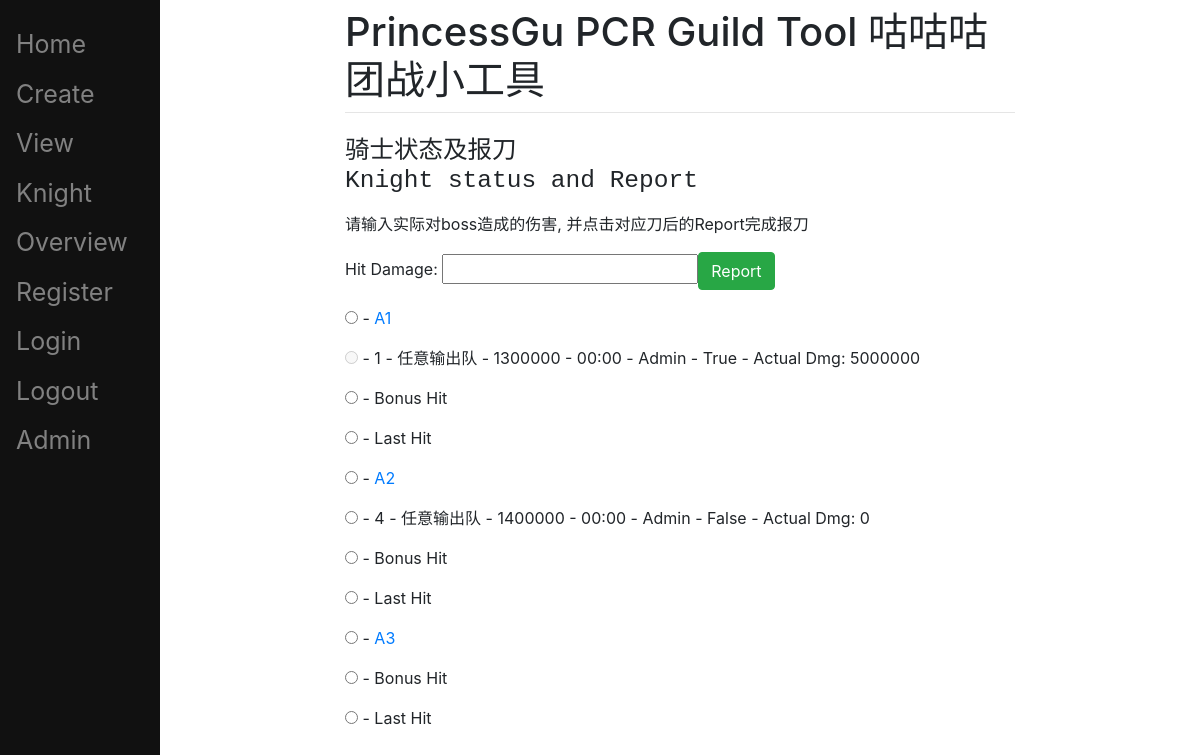
Before: /knight/ (signed in) with the older database file.
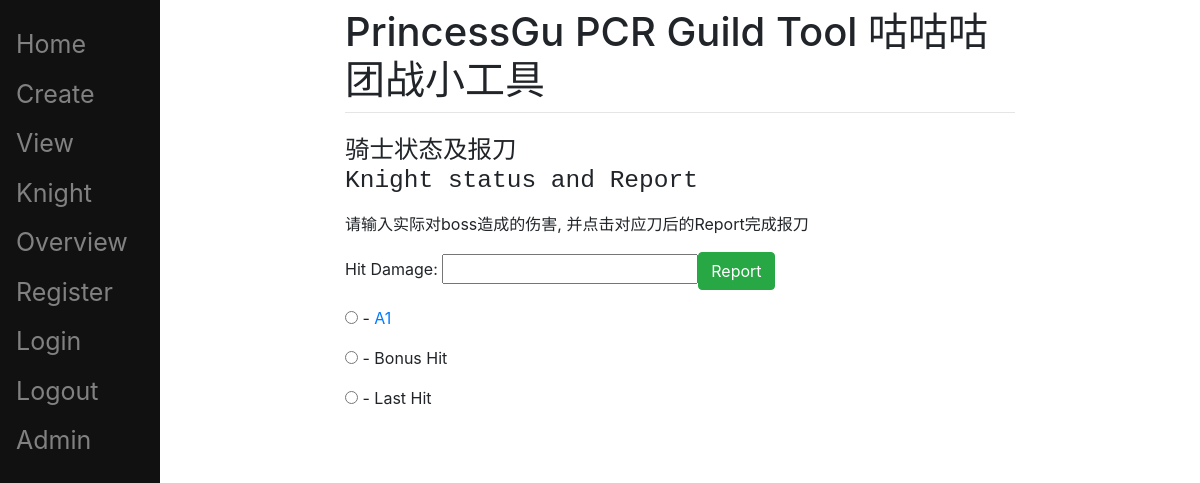
After: the same page with the newer database file.
### main/models.py (models this page shows, shortened)
class ToDoList(models.Model):
    user = models.ForeignKey(User, on_delete=models.CASCADE, related_name="todolist", null=True)
    name = models.CharField(max_length=200)
    required_dmg = models.IntegerField()
    hp = models.IntegerField()
    hp_current = models.IntegerField()

class Item(models.Model):
    todolist = models.ForeignKey(ToDoList, on_delete=models.CASCADE)
    text = models.CharField(max_length=200)
    owner = models.CharField(max_length=200)
    dmg = models.IntegerField()
    time = models.CharField(max_length=200)
    actualDmg = models.IntegerField()
    complete = models.BooleanField()

### main/views.py (the view, shortened to what this page needs)
# urls.py: path("knight/", views.knight, name="knight"),
def knight(response):
    if str(response.user) != "AnonymousUser":
        all_list = ToDoList.objects.all()
        return render(response, "main/knight.html", {"all_list": all_list})
    return render(response, "main/view.html")

### main/templates/main/knight.html (shortened to what this page needs)
{% extends 'main/base.html' %}
{% block content %}
<h3>
<pre>
骑士状态及报刀
Knight status and Report
</pre>
</h3>
<p>请输入实际对boss造成的伤害, 并点击对应刀后的Report完成报刀</p>
<form method="POST" action="/knight/">
    <p>Hit Damage: <input type="text", name="actualdmg" required><button type="submit", name="submit" class="btn btn-success">Report</button></p>
    {% for td in all_list %}
        <p><input type="radio" name="reportList", value={{td.id}} required> - <a href="/{{td.id}}">{{td.name}}</a></p>
        {% for i in td.item_set.all %}
            {% if user.username == i.owner%}
                <p>
                    {% if not i.complete %}
                        <input type="radio" name="reportItem", value={{i.id}} required>
                    {% else %}
                        <input type="radio" name="reportItem", value={{i.id}} disabled>
                    {% endif %}
                    - {{i.id}} - {{i.text}} - {{i.dmg}} - {{i.time}} - {{i.owner}} - {{i.complete}} - Actual Dmg: {{i.actualDmg}}
                </p>
            {% endif %}
        {% endfor %}
        <p><input type="radio" name="reportItem", value="bonus_hit" required> - Bonus Hit</p>
        <p><input type="radio" name="reportItem", value="last_hit" required> - Last Hit</p>
    {% endfor %}
</form>
{% endblock %}

Changed rows visible on the page:
removed ToDoList: name "A2"
removed Item: id "4", text "任意输出队", dmg "1400000", time "00:00", owner "Admin", complete "False", actualDmg "0", shown under "A2"
removed ToDoList: name "A3"
changed ToDoList: loses Item (id "1", text "任意输出队", dmg "1300000", time "00:00", owner "Admin", complete "True", actualDmg "5000000")
